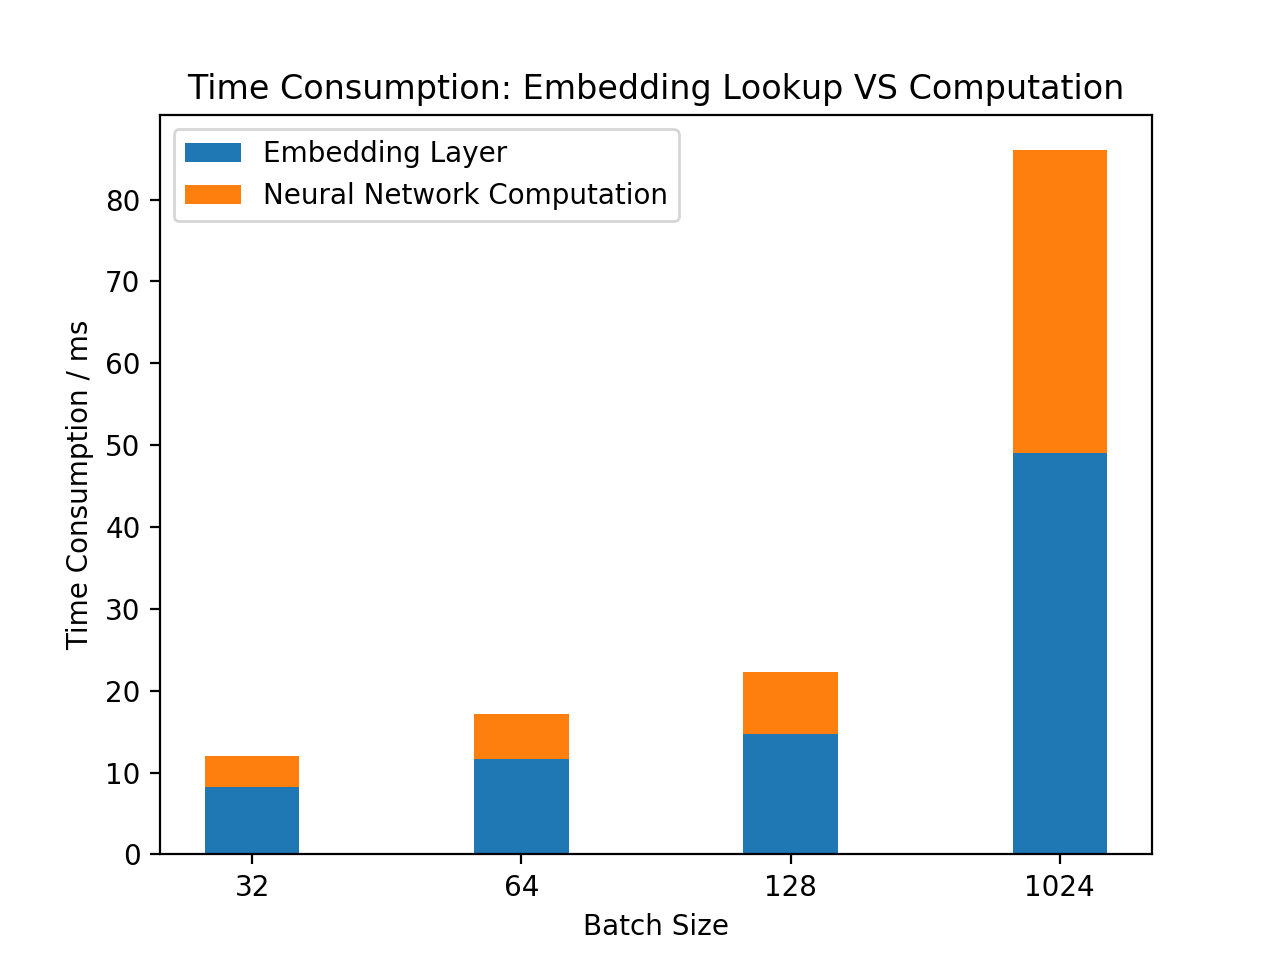

This figure's Python source:
import numpy as np
import matplotlib.pyplot as plt


N = 5
t_memory_access = [8.25, 11.6, 14.65, 49]
t_computation = [12 - 8.25, 17.1 - 11.6, 22.3 - 14.65, 86 - 49]
ind = np.arange(len(t_memory_access))    # the x locations for the groups
width = 0.35       # the width of the bars: can also be len(x) sequence

p1 = plt.bar(ind, t_memory_access, width)
p2 = plt.bar(ind, t_computation, width, bottom=t_memory_access)

plt.title('Time Consumption: Embedding Lookup VS Computation')
plt.xticks(ind, ('32', '64', '128', '1024'))
plt.yticks(np.arange(0, 90, 10))
plt.legend((p1[0], p2[0]), ('Embedding Layer', 'Neural Network Computation'))

plt.ylabel('Time Consumption / ms')
plt.xlabel('Batch Size')
plt.show()
plt.savefig('keras_lookup_vs_computation.png', dpi=200)